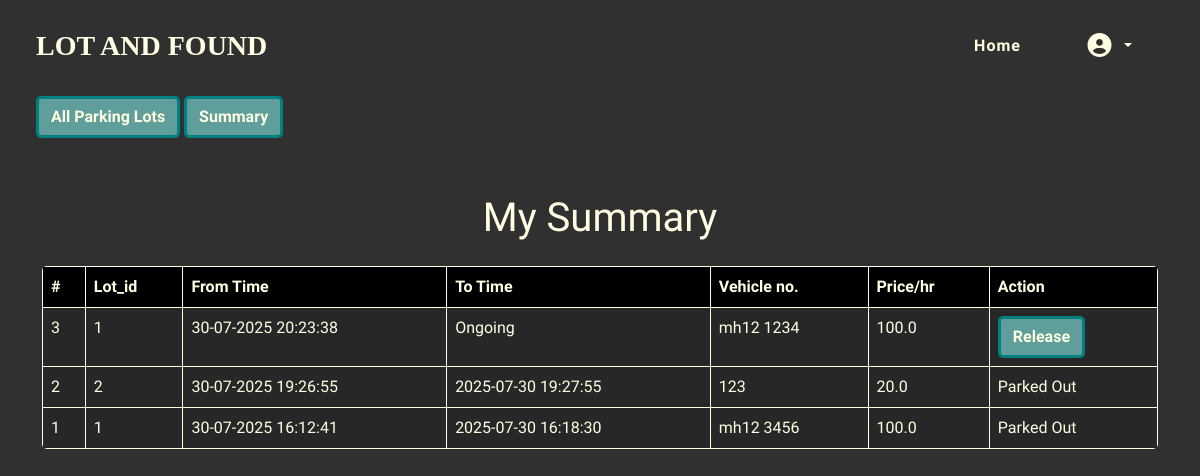
Screenshot of /my-summary (signed in) with the database file from the repository.
### models.py (models this page shows)
class Reserve(db.Model):
    __tablename__ = 'reserve'
    reserve_id = db.Column(db.Integer, primary_key=True)
    user_id = db.Column(db.Integer, db.ForeignKey('user.user_id'), nullable=False)
    lot_id = db.Column(db.Integer, db.ForeignKey('lot.lot_id'), nullable=False)
    spot_id = db.Column(db.Integer, db.ForeignKey('spot.spot_id'), nullable=False)
    start_time = db.Column(db.DateTime,nullable=False, default=datetime.now)
    end_time = db.Column(db.DateTime, nullable=True)
    price_per_hr = db.Column(db.Double, nullable=False)
    vehicle_num = db.Column(db.String(15), nullable=False)
    is_ongoing = db.Column(db.Boolean, nullable = False, default = True)

### routes.py (the view)
@app.route('/my-summary')
def view_summary():
    user = User.query.get(session["user_id"])
    history = Reserve.query.filter_by(user_id = user.user_id).all()
    return render_template('user/user_summary.html', history = history)

### templates/user/user_summary.html (shortened to what this page needs)
{% extends "base.html" %}
{% block content %}
{% include "user/user_nav.html" with context %}
<div class="container my-5">
<h1 class="display-6 my-display my-4">My Summary</h1>
<table class="table my-table table-hover">
  <thead>
    <tr>
      <th scope="col">#</th>
      <th scope="col">Lot_id</th>
      <th scope="col">From Time</th>
      <th scope="col">To Time</th>
      <th scope="col">Vehicle no.</th>
      <th scope="col">Price/hr</th>
      <th scope="col">Action</th>
    </tr>
  </thead>
  <tbody>
    {% for record in history|reverse %}
    <tr>
      <td scope="row">{{record.reserve_id}}</td>
      <td>{{record.lot_id}}</td>
      <td>{{record.start_time.strftime('%d-%m-%Y %H:%M:%S')}}</td>
      <td>
        {%if record.end_time == None %}
          Ongoing
        {% else %}
          {{record.end_time}}
        {% endif %}
      </td>
      <td>{{record.vehicle_num}}</td>
      <td>{{record.price_per_hr}}</td>
      <td>
        {%if record.is_ongoing %}
          <a class="btn my-btn" href="{{url_for('release_spot',lot_id = record.lot_id, spot_id = record.spot_id)}}">Release</a>
        {% else %}
          Parked Out
        {% endif %}
      </td>
    </tr>
   {% endfor %}
  </tbody>
</table>
</div>
{% endblock %}

### static/style.css (style rules this page uses)
* { margin:0px; padding:0px; }
body { font-family: 'Reddit Sans Condensed'; background: #303030; min-height:100vh; color:#ffffe3; }
.my-display { font-family:'Jua'; justify-self: center; }
.my-btn, .my-btn-alt:hover { color: #ffffe3; font-weight: bold; background-color: #5F9E9B; border-radius: 5px; border-color: #008080; border-width: 3px; }
a, a:visited { color: #ffffe3; text-decoration: none; }
.my-table th { background-color: #000000 !important; color: #ffffe3 !important; border: 1px solid #ffffe3 !important; border-width:1px !important; border-color: #ffffe3 !important; }
.my-table td { background-color: #272727 !important; color: #ffffe3 !important; border: 1px solid #ffffe3 !important; border-width:1px !important; border-color: #ffffe3 !important; }
.my-table { border-radius: 5px; overflow: hidden; }

### rows the page displays
Reserve: reserve_id "3", lot_id "1", start_time "30-07-2025 20:23:38", shows "Ongoing", vehicle_num "mh12 1234", price_per_hr "100.0"
Reserve: reserve_id "2", lot_id "2", start_time "30-07-2025 19:26:55", end_time "2025-07-30 19:27:55", vehicle_num "123", price_per_hr "20.0", is_ongoing "Parked Out"
Reserve: reserve_id "1", lot_id "1", start_time "30-07-2025 16:12:41", end_time "2025-07-30 16:18:30", vehicle_num "mh12 3456", price_per_hr "100.0", is_ongoing "Parked Out"
